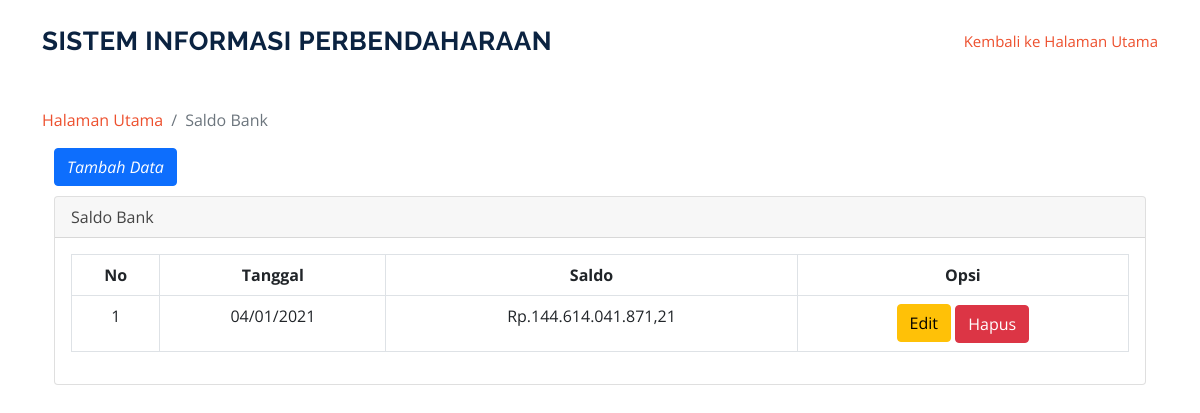
Before: /index.php/saldobank with the older database file.
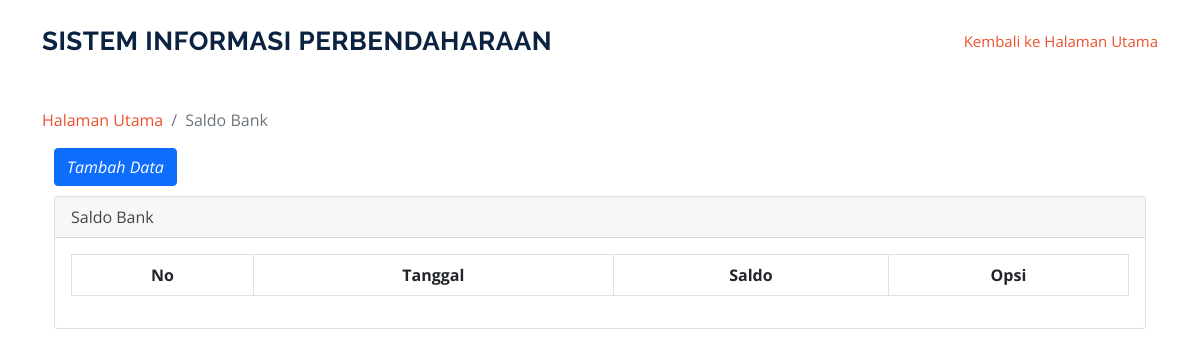
After: the same page with the newer database file.
### tables this page shows
CREATE TABLE `tbl_saldobank` (
  `id` int(11) NOT NULL,
  `tanggal` date NOT NULL,
  `saldo` double NOT NULL,
  `id_user` varchar(128) NOT NULL,
  `id_opd` varchar(128) NOT NULL
);

### application/controllers/Saldobank.php (called while the page is built, shortened)
<?php
class Saldobank extends CI_Controller {
	public function __construct()
    {
       $this->load->model('model_saldobank');
	   $this->load->library('session');
    }
	function index()
	{
        $data['content'] = $this->model_saldobank->GetSaldoBank();
        $this->load->view('saldobank/saldobank', $data);
	}
}

### index.php (called while the page is built, shortened)
<?php
require_once BASEPATH.'core/CodeIgniter.php';

### application/models/Model_saldobank.php (called while the page is built, shortened)
<?php if ( ! defined('BASEPATH')) exit('No direct script access allowed');
class Model_saldobank extends CI_Model {
	function GetSaldoBank()
    {
		$id_opd = $this->session->userdata('id_opd');
        $this->db->where('tbl_saldobank.id_opd', $id_opd);
        $this->db->order_by('tbl_saldobank.tanggal', 'DESC');
        return $this->db->from('tbl_saldobank')
    		->get();
    }
}

### application/views/saldobank/saldobank.php (the view, shortened to what this page needs)
</head>
<section id_ssh="services" class="services">
      <div class="container">
      <ol class="breadcrumb" >
        <li class="breadcrumb-item">
          <a href="<?php echo base_url('user/index')?>">Halaman Utama</a>
        </li>
        <li class="breadcrumb-item active">Saldo Bank</li>
      </ol>
      <div class="container">
      <a href="<?php echo base_url('saldobank/menambahdatasaldobank')?>" class="btn btn-primary" style="margin-bottom: 10px;"><i class="fa fa-plus">Tambah Data</a></i>
  <div class="card mb-3">
        <div class="card-header">
          <i class="fa fa-table"></i>Saldo Bank</div>
        <div class="card-body">
          <div class="table-responsive">
            <table class="table table-bordered" id="dataTable" width="100%" cellspacing="0">
              <thead>
                <tr class="text-center">
                  <th>No</th>
                  <th>Tanggal</th>
                  <th>Saldo</th>
                  <th>Opsi</th>
                </tr>
              </thead>
            <tbody  class="text-center">
                <tr>
                <?php
                  $i = 1;
                  foreach ($content->result() as $data) : ?>
                  <td><?= $i ?></td>
                  <td><?php echo date("d/m/Y", strtotime($data->tanggal));?></td>
                  <td><?= 'Rp.'.number_format($data->saldo, 2, ",", ".");?></td>
                  <td>
                    <a href="<?php echo base_url()?>saldobank/updatedatasaldobank/<?php echo $data->id; ?>" class="btn btn-warning" style="margin-bottom: 1px;">Edit<i class="fa fa-tag"></i></a>
                    <a href="<?php echo base_url()?>saldobank/action_deletedatasaldobank/<?php echo $data->id; ?>" onclick="return confirm('Apakah anda yakin?');" class="btn btn-danger">Hapus<i class="fa fa-trash"></i></a>
                  </td>
                </tr>
                    <?php
                      $i++;
                    endforeach;
                  ?>
              </tbody>
            </table>
          </div>
        </div>
      </div>
    </div>
  </div>

Changed rows visible on the page:
no longer on this page (row edited): tbl_saldobank: tanggal "04/01/2021", saldo "144.614.041.871,21"
